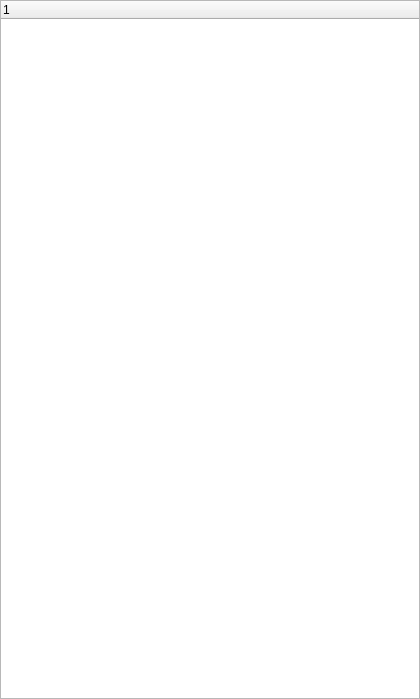
<?xml version="1.0" encoding="UTF-8"?>
<ui version="4.0">
 <class>ModelTreeWidget</class>
 <widget class="QWidget" name="ModelTreeWidget">
  <property name="geometry">
   <rect>
    <x>0</x>
    <y>0</y>
    <width>420</width>
    <height>699</height>
   </rect>
  </property>
  <property name="windowTitle">
   <string>Form</string>
  </property>
  <layout class="QVBoxLayout" name="verticalLayout">
   <property name="spacing">
    <number>0</number>
   </property>
   <property name="leftMargin">
    <number>0</number>
   </property>
   <property name="topMargin">
    <number>0</number>
   </property>
   <property name="rightMargin">
    <number>0</number>
   </property>
   <property name="bottomMargin">
    <number>0</number>
   </property>
   <item>
    <widget class="QTreeWidget" name="treeWidget">
     <column>
      <property name="text">
       <string notr="true">1</string>
      </property>
     </column>
    </widget>
   </item>
  </layout>
 </widget>
 <resources/>
 <connections/>
</ui>
